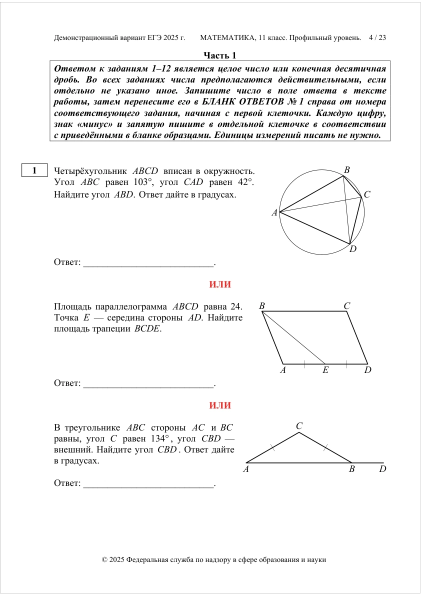
#> input picture ege-matematika-profil-demoversiya-2025/source-evidence/printed-pages/profile-demo/page-04.webp, 842 x 1191 px (shown at 1/2 size)
$ python -i build_profile_2025.py   (imports and definitions only)
#> lines starting #> are read from the running program, lines starting #| are printed output that depends on the picture
#> further down, picture is the input picture: PIL image 842x1191 RGB; mean R, G, B 245.7, 245.6, 245.6
#!/usr/bin/env python3
import csv, hashlib, importlib.util, json, shutil, sys
from pathlib import Path
from PIL import Image, ImageChops

PREFIX="ege-matematika-profil-demoversiya-2025"
HERE=Path(__file__).resolve()
ROOT=HERE.parent.parent if HERE.parent.name=="scripts" else HERE.parents[1]/PREFIX
REPO=ROOT.parent
REFERENCE_SCRIPT=REPO/"ege-matematika-profil-demoversiya-2026"/"scripts"/"build_profile_2026.py"
PACKAGE_VERSION="1.0"
CONTENT_VERSION="2025.1"
STORAGE_KEY="eksamio_ege_math_profile_demo_2025_v1_0"
PERMANENT_URL="https://eksamio.ru/ege/matematika-profil/demoversiya/2025/"
MAX_T123=45000

COUNTS={1:4,2:2,3:3,4:2,5:2,6:4,7:3,8:2,9:1,10:3,11:1,12:3,13:1,14:1,15:1,16:1,17:1,18:1,19:1}
ANS={
1:["61","18","157","5"],2:["12","29"],3:["1,125","340","104"],4:["0,35","0,38"],
5:["0,992","0,15"],6:["4","17","93","3"],7:["2,76","2","125"],8:["6","-1,4"],
9:["5"],10:["12","15","8"],11:["7"],12:["-83","-6","16"]}
MAX_EXT={13:2,14:3,15:2,16:2,17:3,18:4,19:4}
PAGES={
"1-1":4,"1-2":4,"1-3":4,"1-4":5,"2-1":5,"2-2":5,"3-1":5,"3-2":6,"3-3":6,
"4-1":6,"4-2":6,"5-1":7,"5-2":7,"6-1":7,"6-2":7,"6-3":7,"6-4":7,
"7-1":8,"7-2":8,"7-3":8,"8-1":8,"8-2":9,"9-1":9,"10-1":10,"10-2":10,"10-3":10,
"11-1":10,"12-1":11,"12-2":11,"12-3":11,"13-1":12,"14-1":12,"15-1":12,"16-1":12,
"17-1":13,"18-1":13,"19-1":13}
SOL={
"13-1":[(15,70,1080)],"14-1":[(16,70,1080)],"15-1":[(17,70,1080)],"16-1":[(18,70,1080)],
"17-1":[(19,70,1080)],"18-1":[(20,70,1110),(21,70,620)],"19-1":[(22,70,1060)]}
SOL_PAGES={13:[15],14:[16],15:[17],16:[18],17:[19],18:[20,21],19:[22]}
AUDIT_COLUMNS=["year","level","task","official_variant","pdf_file","pdf_page","source_text_checked","bold_checked","italic_checked","underline_checked","super_subscript_checked","formula_checked","table_checked","visual_checked","source_visual_ref","implementation_file","actual_control","required_control","interaction_checked","correct_answer","alternatives_checked","scorer_checked","autosave_checked","reload_checked","criteria_checked","result","defect_id","evidence"]

# [12 lines left out: functions load_reference, contract_for, not called in this run]

def trim(im,margin=12):
#> called with margin = 12
    bg=Image.new("RGB",im.size,"white")
#> bg: PIL image 842x1191 RGB; every value is 255
    diff=ImageChops.difference(im,bg).convert("L")
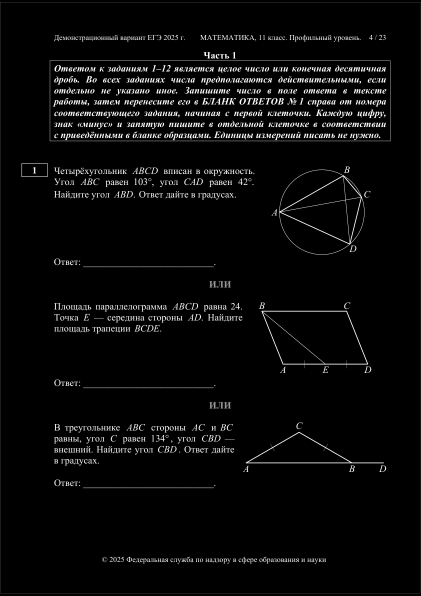
#> diff: PIL image 842x1191 L (shown at 1/2 size); min 0, max 255, mean 9.4
    bbox=diff.point(lambda x:0 if x<16 else 255).getbbox()
#> bbox = (0, 4, 842, 1187)
    if not bbox:return im
    x0,y0,x1,y1=bbox
#> x0 = 0; y0 = 4; x1 = 842; y1 = 1187
    return im.crop((max(0,x0-margin),max(0,y0-margin),min(im.width,x1+margin),min(im.height,y1+margin)))

# [129 lines left out: functions stitch_source_assets, build_data, write_metadata, write_audit_matrix, patch_engine, clean_runtime_outputs and 1 more, not called in this run]

def repack():
    engine=load_reference();patch_engine(engine)
    out=engine.manifest_zip();print(out.name)

# [3 lines not run here, left out]

>>> from PIL import Image
>>> picture = Image.open('../source-evidence/printed-pages/profile-demo/page-04.webp')
>>> result = trim(picture)

$ run again, on ege-matematika-profil-demoversiya-2025/source-evidence/printed-pages/profile-demo/page-18.webp
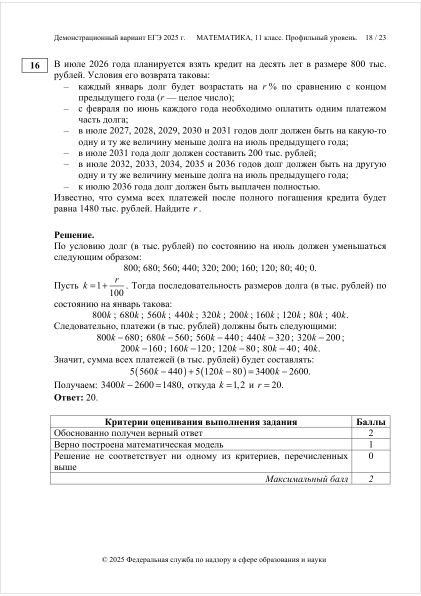
#> input picture ege-matematika-profil-demoversiya-2025/source-evidence/printed-pages/profile-demo/page-18.webp, 842 x 1191 px (shown at 1/2 size)
#> picture is the input picture: PIL image 842x1191 RGB; mean R, G, B 242.5, 242.5, 242.5
#> bg: PIL image 842x1191 RGB; every value is 255
#> in trim, `diff=ImageChops.difference(im,bg).convert("L")`:
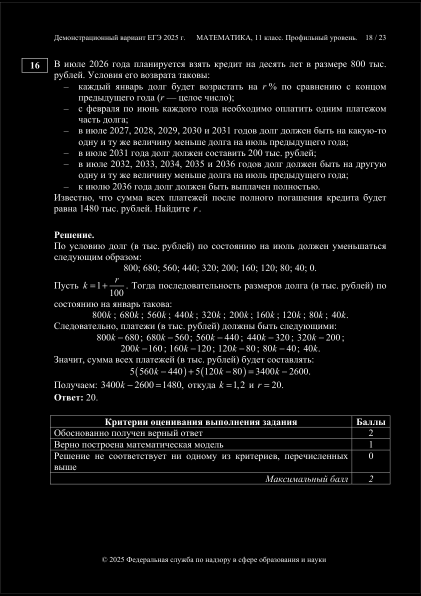
#> diff: PIL image 842x1191 L (shown at 1/2 size); min 0, max 255, mean 12.5
#> bbox = (0, 4, 842, 1187)
#> x0 = 0; y0 = 4; x1 = 842; y1 = 1187
